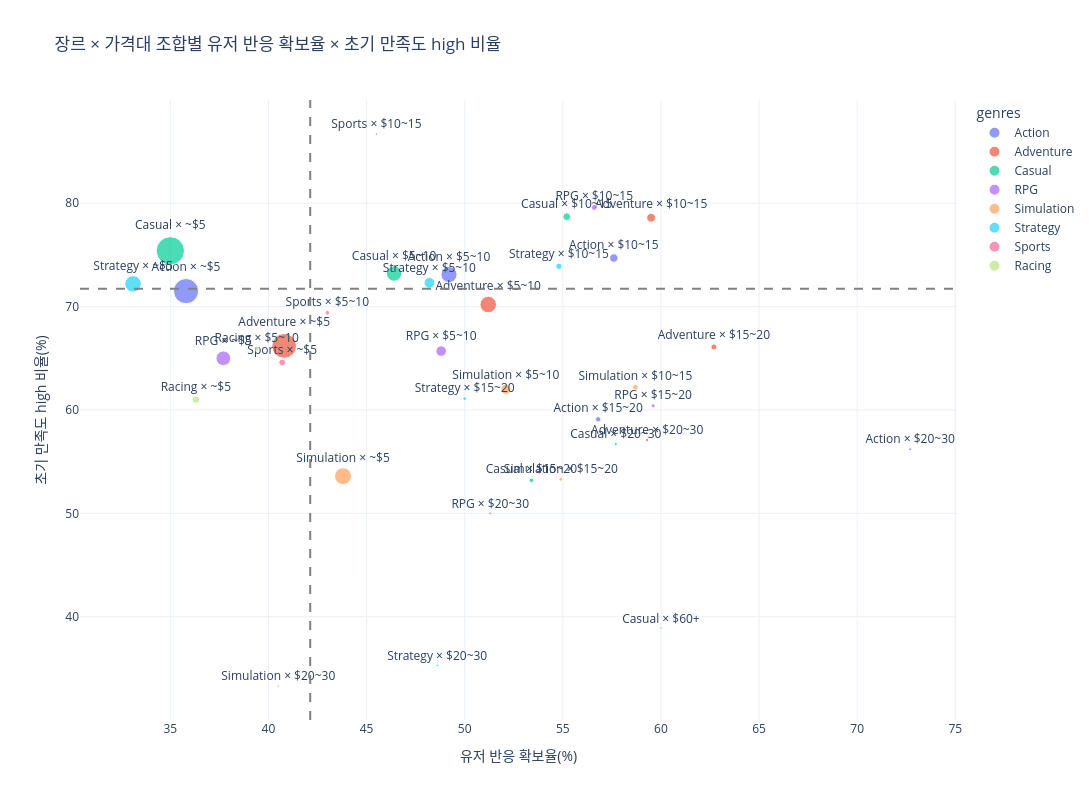

Notebook cell for this chart:
### Markdown cell above
## 3. 장르 × 가격대 2x2 포지셔닝 시각화

각 조합을 하나의 점으로 두고, 전체 평균선 대비 어디에 놓이는지 본다. 점 크기는 해당 조합의 전체 게임 수다.

### Code cell
fig = px.scatter(
    combo_matrix,
    x='유저 반응 확보율(%)',
    y='초기 만족도 high 비율(%)',
    size='total_games',
    text='genre_price',
    color='genres',
    hover_data={
        'price_range': True,
        'total_games': True,
        'response_games': True,
        'high_satisfaction_games': True,
        '유저 반응 확보율(%)': True,
        '초기 만족도 high 비율(%)': True,
    },
    title='장르 × 가격대 조합별 유저 반응 확보율 × 초기 만족도 high 비율'
)
fig.add_vline(x=overall_response_capture_rate, line_dash='dash', line_color='gray')
fig.add_hline(y=overall_high_satisfaction_rate, line_dash='dash', line_color='gray')
fig.update_traces(textposition='top center')
fig.update_layout(template='plotly_white', width=1200, height=800)
fig.show()

### Figure 1 — Plotly figure (JSON) as saved in the notebook; plotly's stock layout.template omitted (floating-point values rounded to 4 significant figures)
{"data": [{"customdata": [["$20~30", 44, 32, 18], ["$10~15", 377, 217, 162], ["$15~20", 155, 88, 52], ["$5~10", 1351, 665, 486], ["~$5", 3317, 1189, 850]], "hovertemplate": "genres=Action<br>유저 반응 확보율(%)=%{x}<br>초기 만족도 high 비율(%)=%{y}<br>total_games=%{customdata[1]}<br>genre_price=%{text}<br>price_range=%{customdata[0]}<br>response_games=%{customdata[2]}<br>high_satisfaction_games=%{customdata[3]}<extra></extra>", "legendgroup": "Action", "marker": {"color": "#636efa", "size": [44, 377, 155, 1351, 3317], "sizemode": "area", "sizeref": 10.47, "symbol": "circle"}, "mode": "markers+text", "name": "Action", "orientation": "v", "showlegend": true, "text": ["Action × $20~30", "Action × $10~15", "Action × $15~20", "Action × $5~10", "Action × ~$5"], "textposition": "top center", "type": "scatter", "x": [72.7, 57.6, 56.8, 49.2, 35.8], "xaxis": "x", "y": [56.2, 74.7, 59.1, 73.1, 71.5], "yaxis": "y"}, {"customdata": [["$15~20", 193, 121, 80], ["$10~15", 417, 248, 195], ["$20~30", 59, 35, 20], ["$5~10", 1440, 738, 518], ["~$5", 3206, 1307, 865]], "hovertemplate": "genres=Adventure<br>유저 반응 확보율(%)=%{x}<br>초기 만족도 high 비율(%)=%{y}<br>total_games=%{customdata[1]}<br>genre_price=%{text}<br>price_range=%{customdata[0]}<br>response_games=%{customdata[2]}<br>high_satisfaction_games=%{customdata[3]}<extra></extra>", "legendgroup": "Adventure", "marker": {"color": "#EF553B", "size": [193, 417, 59, 1440, 3206], "sizemode": "area", "sizeref": 10.47, "symbol": "circle"}, "mode": "markers+text", "name": "Adventure", "orientation": "v", "showlegend": true, "text": ["Adventure × $15~20", "Adventure × $10~15", "Adventure × $20~30", "Adventure × $5~10", "Adventure × ~$5"], "textposition": "top center", "type": "scatter", "x": [62.7, 59.5, 59.3, 51.2, 40.8], "xaxis": "x", "y": [66.1, 78.6, 57.1, 70.2, 66.2], "yaxis": "y"}, {"customdata": [["$60+", 30, 18, 7], ["$20~30", 52, 30, 17], ["$10~15", 315, 174, 137], ["$15~20", 116, 62, 33], ["$5~10", 1236, 574, 420], ["~$5", 4188, 1466, 1105]], "hovertemplate": "genres=Casual<br>유저 반응 확보율(%)=%{x}<br>초기 만족도 high 비율(%)=%{y}<br>total_games=%{customdata[1]}<br>genre_price=%{text}<br>price_range=%{customdata[0]}<br>response_games=%{customdata[2]}<br>high_satisfaction_games=%{customdata[3]}<extra></extra>", "legendgroup": "Casual", "marker": {"color": "#00cc96", "size": [30, 52, 315, 116, 1236, 4188], "sizemode": "area", "sizeref": 10.47, "symbol": "circle"}, "mode": "markers+text", "name": "Casual", "orientation": "v", "showlegend": true, "text": ["Casual × $60+", "Casual × $20~30", "Casual × $10~15", "Casual × $15~20", "Casual × $5~10", "Casual × ~$5"], "textposition": "top center", "type": "scatter", "x": [60.0, 57.7, 55.2, 53.4, 46.4, 35.0], "xaxis": "x", "y": [38.9, 56.7, 78.7, 53.2, 73.2, 75.4], "yaxis": "y"}, {"customdata": [["$15~20", 89, 53, 32], ["$10~15", 182, 103, 82], ["$20~30", 39, 20, 10], ["$5~10", 586, 286, 188], ["~$5", 1143, 431, 280]], "hovertemplate": "genres=RPG<br>유저 반응 확보율(%)=%{x}<br>초기 만족도 high 비율(%)=%{y}<br>total_games=%{customdata[1]}<br>genre_price=%{text}<br>price_range=%{customdata[0]}<br>response_games=%{customdata[2]}<br>high_satisfaction_games=%{customdata[3]}<extra></extra>", "legendgroup": "RPG", "marker": {"color": "#ab63fa", "size": [89, 182, 39, 586, 1143], "sizemode": "area", "sizeref": 10.47, "symbol": "circle"}, "mode": "markers+text", "name": "RPG", "orientation": "v", "showlegend": true, "text": ["RPG × $15~20", "RPG × $10~15", "RPG × $20~30", "RPG × $5~10", "RPG × ~$5"], "textposition": "top center", "type": "scatter", "x": [59.6, 56.6, 51.3, 48.8, 37.7], "xaxis": "x", "y": [60.4, 79.6, 50.0, 65.7, 65.0], "yaxis": "y"}, {"customdata": [["$10~15", 167, 98, 61], ["$15~20", 82, 45, 24], ["$5~10", 535, 279, 173], ["~$5", 1503, 658, 353], ["$20~30", 37, 15, 5]], "hovertemplate": "genres=Simulation<br>유저 반응 확보율(%)=%{x}<br>초기 만족도 high 비율(%)=%{y}<br>total_games=%{customdata[1]}<br>genre_price=%{text}<br>price_range=%{customdata[0]}<br>response_games=%{customdata[2]}<br>high_satisfaction_games=%{customdata[3]}<extra></extra>", "legendgroup": "Simulation", "marker": {"color": "#FFA15A", "size": [167, 82, 535, 1503, 37], "sizemode": "area", "sizeref": 10.47, "symbol": "circle"}, "mode": "markers+text", "name": "Simulation", "orientation": "v", "showlegend": true, "text": ["Simulation × $10~15", "Simulation × $15~20", "Simulation × $5~10", "Simulation × ~$5", "Simulation × $20~30"], "textposition": "top center", "type": "scatter", "x": [58.7, 54.9, 52.1, 43.8, 40.5], "xaxis": "x", "y": [62.2, 53.3, 62.0, 53.6, 33.3], "yaxis": "y"}, {"customdata": [["$10~15", 210, 115, 85], ["$15~20", 72, 36, 22], ["$20~30", 35, 17, 6], ["$5~10", 599, 289, 209], ["~$5", 1424, 471, 340]], "hovertemplate": "genres=Strategy<br>유저 반응 확보율(%)=%{x}<br>초기 만족도 high 비율(%)=%{y}<br>total_games=%{customdata[1]}<br>genre_price=%{text}<br>price_range=%{customdata[0]}<br>response_games=%{customdata[2]}<br>high_satisfaction_games=%{customdata[3]}<extra></extra>", "legendgroup": "Strategy", "marker": {"color": "#19d3f3", "size": [210, 72, 35, 599, 1424], "sizemode": "area", "sizeref": 10.47, "symbol": "circle"}, "mode": "markers+text", "name": "Strategy", "orientation": "v", "showlegend": true, "text": ["Strategy × $10~15", "Strategy × $15~20", "Strategy × $20~30", "Strategy × $5~10", "Strategy × ~$5"], "textposition": "top center", "type": "scatter", "x": [54.8, 50.0, 48.6, 48.2, 33.1], "xaxis": "x", "y": [73.9, 61.1, 35.3, 72.3, 72.2], "yaxis": "y"}, {"customdata": [["$10~15", 33, 15, 13], ["$5~10", 114, 49, 34], ["~$5", 243, 99, 64]], "hovertemplate": "genres=Sports<br>유저 반응 확보율(%)=%{x}<br>초기 만족도 high 비율(%)=%{y}<br>total_games=%{customdata[1]}<br>genre_price=%{text}<br>price_range=%{customdata[0]}<br>response_games=%{customdata[2]}<br>high_satisfaction_games=%{customdata[3]}<extra></extra>", "legendgroup": "Sports", "marker": {"color": "#FF6692", "size": [33, 114, 243], "sizemode": "area", "sizeref": 10.47, "symbol": "circle"}, "mode": "markers+text", "name": "Sports", "orientation": "v", "showlegend": true, "text": ["Sports × $10~15", "Sports × $5~10", "Sports × ~$5"], "textposition": "top center", "type": "scatter", "x": [45.5, 43.0, 40.7], "xaxis": "x", "y": [86.7, 69.4, 64.6], "yaxis": "y"}, {"customdata": [["$5~10", 104, 41, 27], ["~$5", 289, 105, 64]], "hovertemplate": "genres=Racing<br>유저 반응 확보율(%)=%{x}<br>초기 만족도 high 비율(%)=%{y}<br>total_games=%{customdata[1]}<br>genre_price=%{text}<br>price_range=%{customdata[0]}<br>response_games=%{customdata[2]}<br>high_satisfaction_games=%{customdata[3]}<extra></extra>", "legendgroup": "Racing", "marker": {"color": "#B6E880", "size": [104, 289], "sizemode": "area", "sizeref": 10.47, "symbol": "circle"}, "mode": "markers+text", "name": "Racing", "orientation": "v", "showlegend": true, "text": ["Racing × $5~10", "Racing × ~$5"], "textposition": "top center", "type": "scatter", "x": [39.4, 36.3], "xaxis": "x", "y": [65.9, 61.0], "yaxis": "y"}], "layout": {"height": 800, "legend": {"itemsizing": "constant", "title": {"text": "genres"}, "tracegroupgap": 0}, "shapes": [{"line": {"color": "gray", "dash": "dash"}, "type": "line", "x0": 42.13, "x1": 42.13, "xref": "x", "y0": 0, "y1": 1, "yref": "y domain"}, {"line": {"color": "gray", "dash": "dash"}, "type": "line", "x0": 0, "x1": 1, "xref": "x domain", "y0": 71.74, "y1": 71.74, "yref": "y"}], "title": {"text": "장르 × 가격대 조합별 유저 반응 확보율 × 초기 만족도 high 비율"}, "width": 1200, "xaxis": {"anchor": "y", "domain": [0, 1], "title": {"text": "유저 반응 확보율(%)"}}, "yaxis": {"anchor": "x", "domain": [0, 1], "title": {"text": "초기 만족도 high 비율(%)"}}}}
